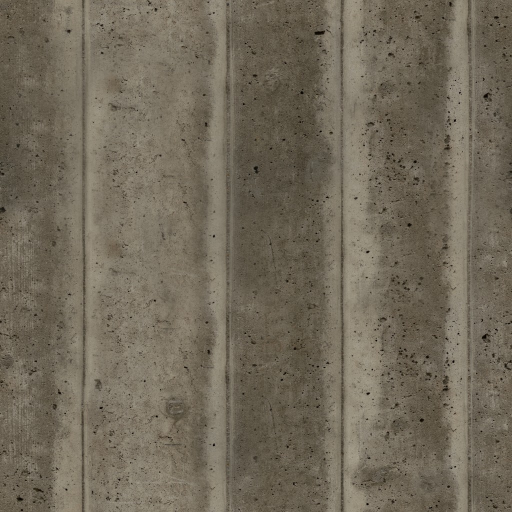
#> input picture blender/landmarks/src_tex/concrete_1k.jpg, 1024 x 1024 px, found by its file name (shown at 1/2 size)
$ python -i texbase.py   (imports and definitions only)
#> lines starting #> are read from the running program, lines starting #| are printed output that depends on the picture
"""Shared helpers for the Bund's procedural textures (bund unit).

Pure numpy/PIL - no Blender needed, so the maps can be regenerated in seconds.
Every map is tileable and 1 UV unit = 1 metre in the material.
"""
import io
import json
import os

import numpy as np

OUT = os.path.join(os.path.dirname(os.path.dirname(os.path.dirname(
    os.path.abspath(__file__)))), "game", "assets", "bund", "textures")

WRITTEN = [0]
UNCHANGED = [0]


# [99 lines left out: functions value_noise, fbm, save, save_png, save_json, _same and 1 more, not called in this run]


def measure(name):
    """Measure a map: the grain of the diffuse and the tilt of the normal.

    The review asks the generator to print both for every map, so the art numbers (the
    grain of the granite, the tilt of the mouldings) are checked and not assumed."""
#> called with name = '../landmarks/src_tex/concrete_1k.jpg'
    from PIL import Image
    base = name.split("_diff")[0]
    diff_path = os.path.join(OUT, name)
    if not os.path.exists(diff_path):
        return None
    diff = np.asarray(Image.open(diff_path).convert("L")).astype(float)
    # the high pass of the diffuse: the grain of the surface
    blur = diff.copy()
    for _ in range(3):
        pad = np.pad(blur, 2, mode="edge")
        acc = np.zeros_like(blur)
        for dy in range(-2, 3):
            for dx in range(-2, 3):
                acc += pad[2 + dy:2 + dy + blur.shape[0], 2 + dx:2 + dx + blur.shape[1]]
        blur = acc / 25.0
#> this loop made 3 passes
#> pass 1, in measure, `pad = np.pad(blur, 2, mode="edge")`:
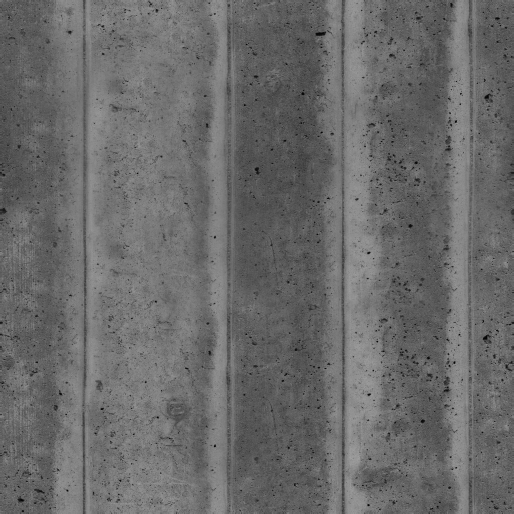
#> pad: shape (1028, 1028) float64 (shown at 1/2 size); min 1, max 169, mean 106.1
#> after the loop:
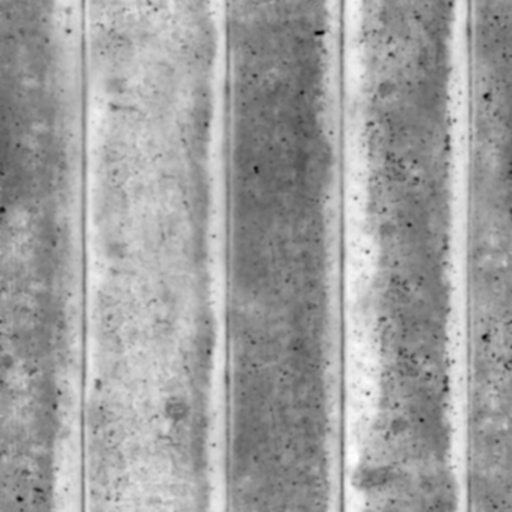
#> acc: shape (1024, 1024) float64 (shown at 1/2 size); min 703.7, max 3823.5, mean 2654.1; drawn with min black and max white
    grain = float((diff - blur).std())
#> grain = 10.83
    tilt = 0.0
    nor_path = os.path.join(OUT, base + "_nor_gl.jpg")
    if os.path.exists(nor_path):
        n = np.asarray(Image.open(nor_path).convert("RGB")).astype(float) / 255.0
        nx = n[:, :, 0] * 2.0 - 1.0
        ny = n[:, :, 1] * 2.0 - 1.0
        nz = np.maximum(n[:, :, 2] * 2.0 - 1.0, 1e-3)
        tilt = float(np.degrees(np.arctan(np.sqrt(nx * nx + ny * ny) / nz)).mean())
    return grain, tilt


# [45 lines left out: functions print_stats, normal_from_height, save_set, not called in this run]


def srgb(r, g, b):
    """An sRGB triple (0-255) as a float array."""
    return np.array([r, g, b], dtype=float)

>>> result = measure('../landmarks/src_tex/concrete_1k.jpg')
#> result = (10.83, 0)

$ run again, on blender/landmarks/src_tex/granite_tile_03_diff_1024.jpg
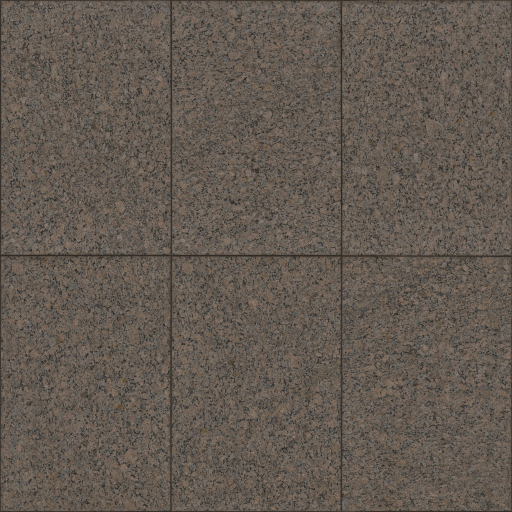
#> input picture blender/landmarks/src_tex/granite_tile_03_diff_1024.jpg, 1024 x 1024 px, found by its file name (shown at 1/2 size)
#> the loop in measure, `for _ in range(3):` made 3 passes
#> pass 1, in measure, `pad = np.pad(blur, 2, mode="edge")`:
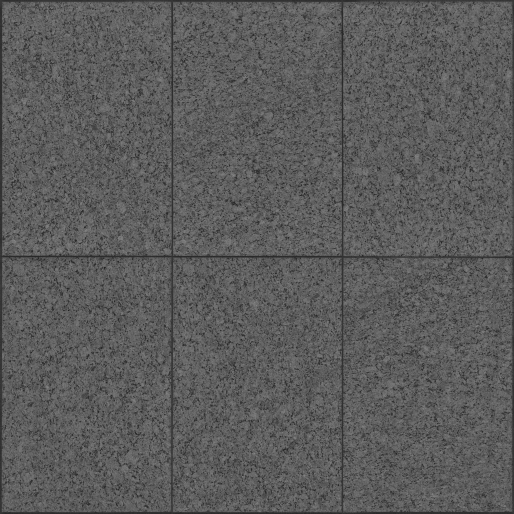
#> pad: shape (1028, 1028) float64 (shown at 1/2 size); min 21, max 142, mean 91.6
#> after the loop in measure, `for _ in range(3):`:
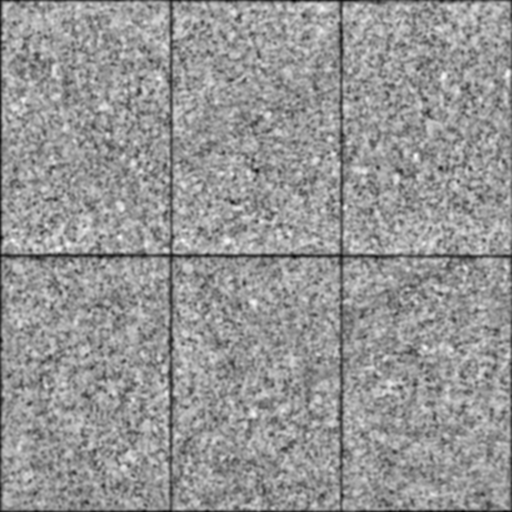
#> acc: shape (1024, 1024) float64 (shown at 1/2 size); min 1382.9, max 2934.6, mean 2296.1; drawn with min black and max white
#> grain = 14.98
#> result = (14.98, 0)
